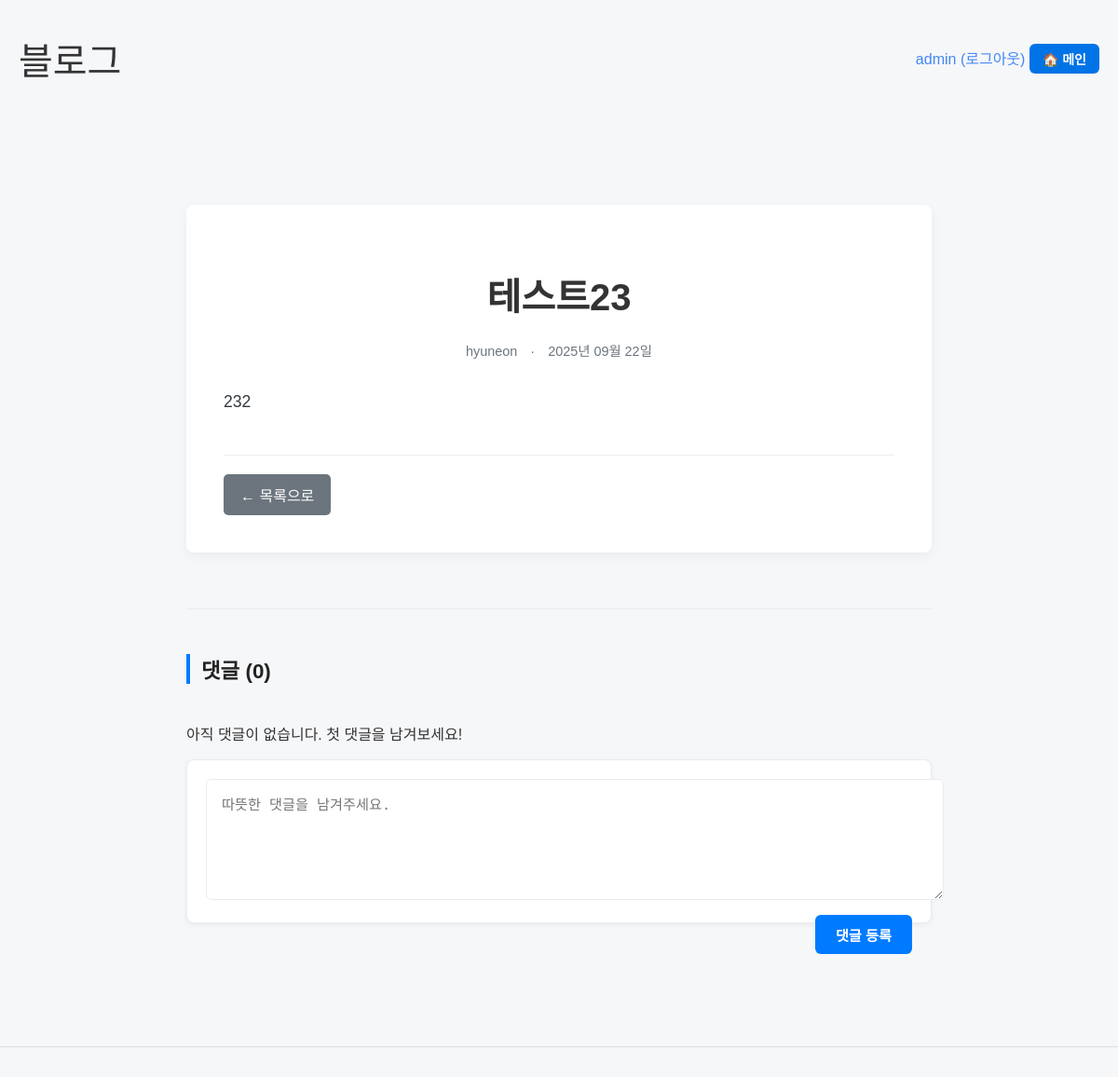
The app's page /blog/3/5/ (signed in) with its own data.
### main/models.py (models this page shows, shortened)
class PostContents(models.Model):
    post_id = models.IntegerField(primary_key=True, null=False, auto_created=True, help_text='블로그 포스트 id')
    post_title = models.CharField(max_length=20, null = False, db_index= True, help_text='블로그 포스트 제목 필드')
    post_contents =  models.TextField(null = False, help_text='블로그 포스트 내용 필드')
    post_date = models.DateTimeField(auto_now_add=True, help_text='블로그 포스트 날짜')
    post_editdate = models.DateTimeField(null=True, blank=True, help_text='블로그 포스트 수정된 날짜, 해당 필드에 값 유무로 포스트 수정 여부를 판단함')
    post_blog = models.ForeignKey(BlogInfo, on_delete=models.CASCADE, null=True, related_name='posts', help_text='포스트가 속한 블로그')
    post_category = models.ForeignKey(BlogCategory, on_delete=models.SET_NULL, null=True, blank=True, related_name='posts', help_text='포스트가 속한 카테고리')

class BlogInfo(models.Model):
    blog_id = models.CharField(max_length=100, primary_key=True, help_text='블로그 id https://ex.com/blog/-------/')
    blog_title = models.CharField(max_length=20, db_index= True, help_text='블로그 제목')
    blog_user = models.OneToOneField(User, on_delete=models.CASCADE, related_name="bloginfo")

### main/views.py (the view)
# urls.py: path('blog/<str:blog_id>/<str:post_id>/', views.showpostdetail, name='showpostdetail'), # 포스트 자세히 보기
@login_required
def showpostdetail(request, blog_id, post_id):
    post = get_object_or_404(PostContents, post_id = post_id, post_blog = blog_id)
    category = get_object_or_404(BlogCategory, category_id = post.post_category)
    comments = PostComments.objects.filter(comment_post = post_id).order_by('comment_order', 'comment_date')
    return render(request, 'main/post/postdetail.html', {'post': post, 'category': category, 'comments': comments})

### main/context_processors.py (called while the page is built)
def user_blog_context(request):
    if request.user.is_authenticated:
        try:
            blog = BlogInfo.objects.get(blog_user=request.user)
            return {'user_blog': blog}
        except BlogInfo.DoesNotExist:
            return {'user_blog': None}
    return {'user_blog': None}

### main/models.py (called while the page is built)
    def __str__(self):
        return self.category_id

### main/templates/main/post/postdetail.html (shortened to what this page needs)
{% extends 'main/base.html' %}
{% load static %}
{% block extra_head %}
    <link rel="stylesheet" href="{% static 'css/post/postdetail.css' %}">
{% endblock %}
{% block content %}
<div class="post-container">
    <article class="post-article">
        <header class="post-header">
            <h1 class="post-title">{{ post.post_title }}</h1>
            <div class="post-meta">
                <span class="meta-author">{{ post.post_blog.blog_user.username }}</span>
                <span class="meta-divider">·</span>
                <time class="meta-date" datetime="{{ post.post_date|date:'c' }}">{{ post.post_date|date:"Y년 m월 d일" }}</time>
            </div>
        </header>
        <div class="post-content">
            {{ post.post_contents|safe }}
        </div>
        <footer class="post-footer">
            <div class="action-buttons">
                <a href="{% url 'showblog' blog_id=post.post_blog.blog_id %}" class="btn btn-list">&larr; 목록으로</a>
            </div>
        </footer>
    </article>
    <section class="comment-section">
        <h2 class="comment-title">댓글 ({{ comments.count }})</h2>
        <div class="comment-list">
            {% for comment in comments %}
            <div class="comment-item {% if comment.comment_isreply %}is-reply{% endif %}" id="comment-{{ comment.comment_id }}">
                <div class="comment-author">{{ comment.comment_editor_uid }}</div>
                <div class="comment-content">
                    <p>{{ comment.comment_contents }}</p>
                </div>
                <div class="comment-actions">
                    <time>{{ comment.comment_date|date:"y.m.d H:i" }}</time>
                    {% if not comment.comment_isdelete %}
                        <a href="#comment-form" class="reply-btn" data-comment-id="{{ comment.comment_id }}">답글</a>
                    {% endif %}
                </div>
            </div>
            {% empty %}
            <p class="no-comments">아직 댓글이 없습니다. 첫 댓글을 남겨보세요!</p>
            {% endfor %}
        </div>
        <div class="comment-form-container" id="comment-form">
            <form action="{% url 'createcomment' post.post_id %}" method="post">
                <textarea name="comment_contents" placeholder="따뜻한 댓글을 남겨주세요." required></textarea>
                <button type="submit">댓글 등록</button>
            </form>
        </div>
    </section>
</div>
{% endblock %}

### main/templates/main/base.html (shortened to what this page needs)
{% load static %}
<!DOCTYPE html>
<html lang="ko">
<head>
    <link rel="stylesheet" href="{% static 'css/base.css' %}">
    {% block extra_head %}
    {% endblock %}
</head>
<body>
    <header class="main-header">
        <div class="header-container">
            {% if user_blog %}
            <a href="{% url 'showblog' blog_id=user_blog.blog_id %}"class="blog-title-link">블로그</a>
            {% else %}
            <a href="{% url 'showmain' %}"class="blog-title-link">블로그</a>
            {% endif %}
            <ul class="nav-menu">
            {% block userinfo %}
            <li class="nav-item">
                {% if user.is_authenticated %}
                <a class="nav-link" href="{% url 'logout' %}">{{ user.username }} (로그아웃)</a>
                {% else %}
                <a class="nav-link" href="{% url 'login' %}">로그인</a>
                {% endif %}
                <a class="nav-main" href="{% url 'showmain' %}">🏠 메인</a>
            </li>
            {% endblock %}
        </ul>
        </div>
    </header>
    <main class="main-content">
        {% block content %}
        {% endblock %}
    </main>
    <footer class="main-footer">
    </footer>
</body>
</html>

### main/static/css/base.css (style rules this page uses)
body { font-family: 'Gyeonggi_Title_Light', sans-serif; background-color: #F6F7F9; color: #333; margin: 0; padding: 0; }
.main-header { background-color: #F6F7F9; padding: 1.5rem 0; position: fixed; top: 0; width: 100%; z-index: 1000; }
.blog-title-link { font-size: 2.5rem; color: inherit; text-decoration: none; }
.main-content { margin-top: 8rem; padding: 2rem 0; }
.main-footer { padding: 1rem 0; text-align: center; border-top: 1px solid #ddd; color: #666; }
.header-container { display: flex; justify-content: space-between; align-items: center; padding: 10px 20px; }
.nav-menu { list-style: none; margin: 0; padding: 0; }
.nav-item { display: inline-block; }
.nav-link { text-decoration: none; color: #4287f5; }
.nav-main { display: inline-block; padding: 6px 14px; font-size: 14px; font-weight: bold; text-decoration: none; color: #fff; background-color: #0073e6; border-radius: 6px; transition: background-color 0.2s; }

### main/static/css/post/postdetail.css (style rules this page uses)
.post-container { max-width: 800px; margin: 40px auto; padding: 20px; font-family: 'Pretendard', sans-serif; }
.post-article { background-color: #fff; border-radius: 8px; box-shadow: 0 4px 12px rgba(0,0,0,0.05); padding: 40px; }
.post-header { margin-bottom: 30px; text-align: center; }
.post-title { font-size: 2.5rem; font-weight: 700; margin-bottom: 20px; line-height: 1.3; }
.post-meta { font-size: 0.9rem; color: #6c757d; }
.meta-divider { margin: 0 10px; }
.post-content { font-size: 1.1rem; line-height: 1.8; color: #343a40; }
.post-footer { margin-top: 40px; padding-top: 20px; border-top: 1px solid #eee; }
.action-buttons { display: flex; justify-content: space-between; align-items: center; }
.btn { padding: 10px 18px; border: none; border-radius: 5px; text-decoration: none; font-weight: 500; cursor: pointer; transition: background-color 0.2s; }
.btn-list { background-color: #6c757d; color: white; }
:root { --accent-color: #007bff; --light-gray: #f8f9fa; --border-color: #e9ecef; }
.comment-section { margin-top: 60px; padding-top: 30px; border-top: 1px solid var(--border-color); font-family: 'Pretendard', sans-serif; }
.comment-title { font-size: 1.4rem; font-weight: 600; margin-bottom: 25px; color: #222; border-left: 4px solid var(--accent-color); padding-left: 12px; }
.comment-form-container { background-color: #fff; border: 1px solid var(--border-color); border-radius: 8px; padding: 20px; margin-bottom: 40px; box-shadow: 0 2px 6px rgba(0,0,0,0.05); }
.comment-form-container textarea { width: 100%; min-height: 100px; padding: 14px 16px; font-size: 0.95rem; border: 1px solid var(--border-color); border-radius: 6px; resize: vertical; transition: border-color 0.2s, box-shadow 0.2s; }
.comment-form-container button { margin-top: 12px; float: right; padding: 10px 22px; font-size: 0.95rem; font-weight: 600; border: none; border-radius: 6px; background-color: var(--accent-color); color: #fff; cursor: pointer; transition: background-color 0.2s, transform 0.1s; }
.comment-list { display: flex; flex-direction: column; gap: 15px; }

### records on screen
PostContents: post_title "테스트23", post_blog.blog_user.username "hyuneon", post_date "2025년 09월 22일", post_contents "232"

### other values on screen
{{ user.username }} "admin"
{{ comments.count }} "0"
